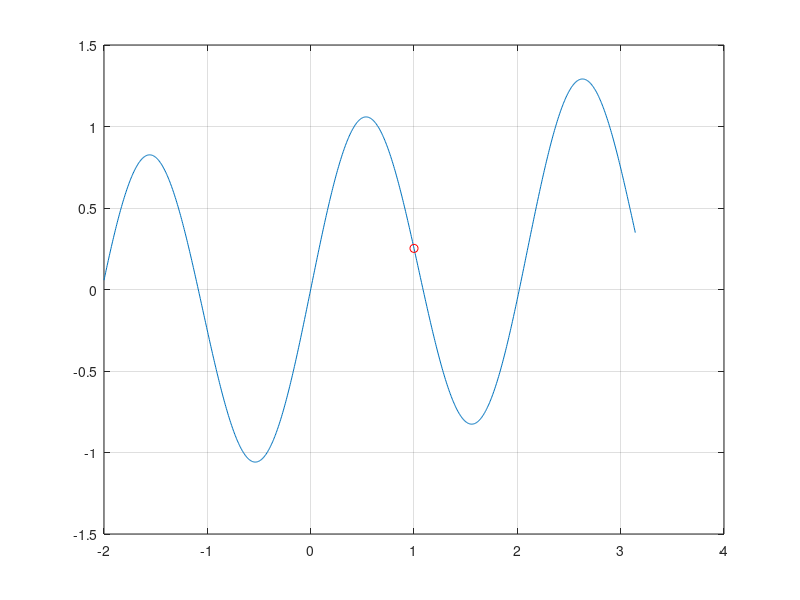

The MATLAB script that drew this image:
a = -3:2:5
b = 10:-2:2
skalarni_produkt = a * b'

A = [1 2 -3 4;
    -1 0 -3 2;
     2 8 -2 2;
     2 1 0 2;
    -3 85 0 2];

drugi_stolpec = A(:,2)

vsota = sum(A(:))
povprecje = mean(A(:))

A1 = (A + 2).^3

B = A - (17/2)
najvecji = max(abs(B(:)))

x = linspace(-2, pi, 1000);

f = sin(3*x) + x/9;

plot(x, f)
grid on

hold on

x1 = 1;
y1 = sin(3*x1) + x1/9;

plot(x1, y1, 'ro')

hold off

povprecje = @(a,b) (a+b)/2
rezultat = povprecje(0.5,6)
